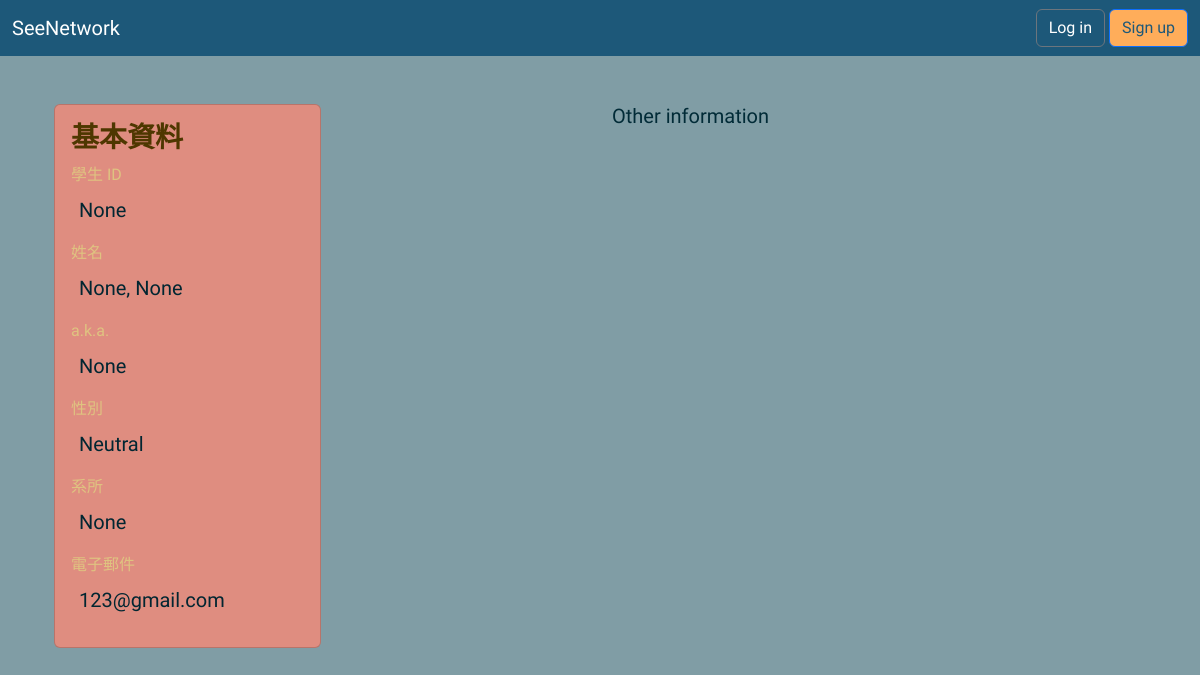
/profile/grijgirjg, run on the app's committed database.
### accounts/models.py (models this page shows, shortened)
class CustomUser(AbstractUser):
    student_id = models.CharField(max_length=10, unique=True, blank=True, null=True)
    first_name = models.CharField(max_length=30, blank=True, null=True)
    last_name = models.CharField(max_length=30, blank=True, null=True)
    nick_name = models.CharField(max_length=30, blank=True, null=True)
    gender = models.CharField(max_length=1, default='n', choices=Gender.choices)
    department = models.CharField(max_length=10, blank=True, null=True, choices=Department.choices)
    slug = models.SlugField(max_length=25, verbose_name='User Slug', unique=True)
    class Meta:
        verbose_name = 'User'
        verbose_name_plural = 'Users'

### accounts/views.py (the view)
# urls.py: path('profile/<slug:user_slug>', accounts_views.profile_view, name='profile_view'),
def profile_view(request, user_slug):
    user = request.user
    profile_owner = get_object_or_404(User, slug=user_slug)
    profile_form = UserProfileForm(instance=profile_owner)
    if request.method == 'GET':
    	show_current_profile=True
    if request.method == 'POST':
        profile_form = UserProfileForm(request.POST, instance=user)
        if profile_form.is_valid():
            profile_form.save()
    return render(request, 'profile.html', {'user': user, 'profile_owner': profile_owner, 'profile_form': profile_form, 'show_current_profile': show_current_profile, 'slug': user_slug})

### templates/profile.html (shortened to what this page needs)
{% extends 'base.html' %}
{% load static %}
{% block stylesheet %}
  <link rel="stylesheet" href="{% static 'css/dark-light.css' %}">
{% endblock %}
{% load user_filter %}
{% block content %}
  <div class="container-fluid adaptive">
    <div class="row">
      <div class="col-md-6">
        <div class="card w-50 profile-adaptive">
          <div class="card-body">
            <h5 class="card-title fs-3 fw-bolder profile-adaptive">基本資料</h5>
            <div class="mb-3">
              <label for="student_id" class="form-label fs-6 profile-adaptive">學生 ID</label>
              <p class="fw-normal ms-2 fs-5 profile-adaptive">{{ profile_owner.student_id }}</p>
            </div>
            <div class="mb-3">
              <label for="first_name" class="form-label fs-6 profile-adaptive">姓名</label>
              <p class="fw-normal ms-2 fs-5 profile-adaptive">{{ profile_owner.first_name }}, {{ profile_owner.last_name }}</p>
            </div>
            <div class="mb-3">
              <label for="nick_name" class="form-label fs-6 profile-adaptive">a.k.a.</label>
              <p class="fw-normal ms-2 fs-5 profile-adaptive">{{ profile_owner.nick_name }}</p>
            </div>
            <div class="mb-3">
              <label for="gender" class="form-label fs-6 profile-adaptive">性別</label>
              <p class="fw-normal ms-2 fs-5 profile-adaptive">{{ profile_owner.get_gender_display }}</p>
            </div>
            <div class="mb-3">
              <label for="department" class="form-label fs-6 profile-adaptive">系所</label>
              <p class="fw-normal ms-2 fs-5 profile-adaptive">{{ profile_owner.get_department_display }}</p>
            </div>
            <div class="mb-3">
              <label for="email" class="form-label fs-6 profile-adaptive">電子郵件</label>
              <p class="fw-normal ms-2 fs-5 profile-adaptive">{{ profile_owner.email }}</p>
            </div>
          </div>
        </div>
      </div>
      <div class="col-md-6">
        <h5 class="card-title">Other information</h5>
      </div>
    </div>
  </div>
  {% if profile_owner.slug  == user.slug %}
  {% load crispy_forms_tags %}
  {% endif %}
{% endblock %}

### static/css/dark-light.css (style rules this page uses)
@media (prefers-color-scheme: light) { body { background: #809DA5; } }
@media (prefers-color-scheme: light) { .container-fluid.adaptive { background: #809DA5; color: #012B37; } }
@media (prefers-color-scheme: light) { .card.profile-adaptive { background: #DF8D80; color: #809DA5; } }
@media (prefers-color-scheme: light) { .card-title.profile-adaptive { background: ; color: #4E3700; } }
@media (prefers-color-scheme: light) { .form-label.profile-adaptive { background: ; color: #DFC380; } }
@media (prefers-color-scheme: light) { .fw-normal.profile-adaptive { color: #012631; } }

### static/css/nav.css (style rules this page uses)
body { font-family: "Roboto", sans-serif; background: #E6E9ED; min-height: 100vh; position: relative; }

### templates/base.html (style rules this page uses)
body { font-family: 'sans-hant'; }

### data on the page
CustomUser: student_id "None", first_name "None", last_name "None", nick_name "None", gender "Neutral", department "None", email "123@gmail.com"
